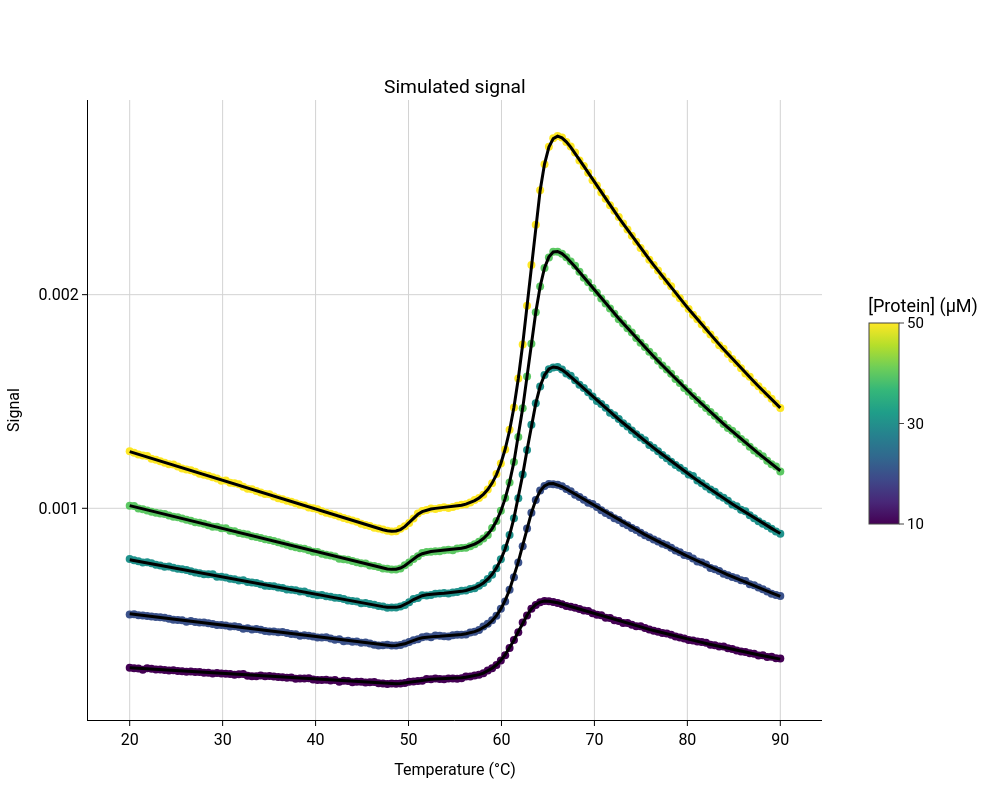

Notebook source saved alongside this figure:
### Markdown cell above
#### Dimeric Intermediate

### Code cell
pychem_sim = aux_create_pychem_sim_three_state(params,concs, temp_range, model="Dimer", intermediate="dimeric", n_residues=80, rng_seed=RNG_SEED)

pychem_sim.fit_thermal_unfolding_three_state_global()
pychem_sim.fit_thermal_unfolding_three_state_global_global()
pychem_sim.fit_thermal_unfolding_three_state_global_global_global(model_scale_factor=True)

plot_unfolding(pychem_sim)

### Figure 1 — Plotly figure (JSON) as saved in the notebook; plotly's stock layout.template omitted (floating-point values rounded to 4 significant figures; data arrays with more than 128 entries replaced by an {"elided": "..."} marker saying what was removed)
{"data": [{"marker": {"color": "#440154", "size": 8}, "mode": "markers", "name": "10.00 μM", "showlegend": false, "type": "scatter", "x": {"elided": "150 float values"}, "xaxis": "x", "y": {"elided": "150 float values"}, "yaxis": "y"}, {"hoverinfo": "skip", "line": {"color": "black", "width": 3}, "mode": "lines", "showlegend": false, "type": "scatter", "x": {"elided": "150 float values"}, "xaxis": "x", "y": {"elided": "150 float values"}, "yaxis": "y"}, {"marker": {"color": "#3b528b", "size": 8}, "mode": "markers", "name": "20.00 μM", "showlegend": false, "type": "scatter", "x": {"elided": "150 float values"}, "xaxis": "x", "y": {"elided": "150 float values"}, "yaxis": "y"}, {"hoverinfo": "skip", "line": {"color": "black", "width": 3}, "mode": "lines", "showlegend": false, "type": "scatter", "x": {"elided": "150 float values"}, "xaxis": "x", "y": {"elided": "150 float values"}, "yaxis": "y"}, {"marker": {"color": "#20928c", "size": 8}, "mode": "markers", "name": "30.00 μM", "showlegend": false, "type": "scatter", "x": {"elided": "150 float values"}, "xaxis": "x", "y": {"elided": "150 float values"}, "yaxis": "y"}, {"hoverinfo": "skip", "line": {"color": "black", "width": 3}, "mode": "lines", "showlegend": false, "type": "scatter", "x": {"elided": "150 float values"}, "xaxis": "x", "y": {"elided": "150 float values"}, "yaxis": "y"}, {"marker": {"color": "#5cc863", "size": 8}, "mode": "markers", "name": "40.00 μM", "showlegend": false, "type": "scatter", "x": {"elided": "150 float values"}, "xaxis": "x", "y": {"elided": "150 float values"}, "yaxis": "y"}, {"hoverinfo": "skip", "line": {"color": "black", "width": 3}, "mode": "lines", "showlegend": false, "type": "scatter", "x": {"elided": "150 float values"}, "xaxis": "x", "y": {"elided": "150 float values"}, "yaxis": "y"}, {"marker": {"color": "#fde725", "size": 8}, "mode": "markers", "name": "50.00 μM", "showlegend": false, "type": "scatter", "x": {"elided": "150 float values"}, "xaxis": "x", "y": {"elided": "150 float values"}, "yaxis": "y"}, {"hoverinfo": "skip", "line": {"color": "black", "width": 3}, "mode": "lines", "showlegend": false, "type": "scatter", "x": {"elided": "150 float values"}, "xaxis": "x", "y": {"elided": "150 float values"}, "yaxis": "y"}, {"hoverinfo": "skip", "marker": {"cmax": 50.0, "cmin": 10.0, "colorbar": {"len": 0.4, "orientation": "v", "outlinewidth": 1, "tickfont": {"size": 15}, "ticks": "outside", "ticktext": ["10", "30", "50"], "tickvals": [10.0, 30.0, 50.0], "title": {"text": "[Protein] (μM)"}, "x": 1.05, "xanchor": "left", "y": 0.5, "yanchor": "middle"}, "colorscale": [[0, "#440154"], [0.1111, "#482878"], [0.2222, "#3e4989"], [0.3333, "#31688e"], [0.4444, "#26828e"], [0.5556, "#1f9e89"], [0.6667, "#35b779"], [0.7778, "#6ece58"], [0.8889, "#b5de2b"], [1, "#fde725"]]}, "mode": "markers", "showlegend": false, "type": "scatter", "x": [null], "xaxis": "x", "y": [null], "yaxis": "y"}], "layout": {"annotations": [{"font": {"size": 19.2}, "showarrow": false, "text": "Simulated signal", "x": 0.5, "xanchor": "center", "xref": "paper", "y": 1, "yanchor": "bottom", "yref": "paper"}], "font": {"color": "black", "family": "Roboto"}, "height": 800, "legend": {"font": {"size": 15}}, "paper_bgcolor": "white", "plot_bgcolor": "white", "width": 1000, "xaxis": {"anchor": "y", "domain": [0, 1], "gridcolor": "lightgray", "gridwidth": 1, "linecolor": "black", "linewidth": 1, "showgrid": true, "showline": true, "tickcolor": "black", "tickfont": {"size": 16}, "ticklen": 5, "ticks": "outside", "tickwidth": 1, "title": {"font": {"size": 16}, "text": "Temperature (°C)"}, "zeroline": false}, "yaxis": {"anchor": "x", "domain": [0, 1], "gridcolor": "lightgray", "gridwidth": 1, "linecolor": "black", "linewidth": 1, "nticks": 5, "showgrid": true, "showline": true, "tickcolor": "black", "tickfont": {"size": 16}, "ticklen": 5, "ticks": "outside", "tickwidth": 1, "title": {"font": {"size": 16}, "text": "Signal"}, "zeroline": false}}}
